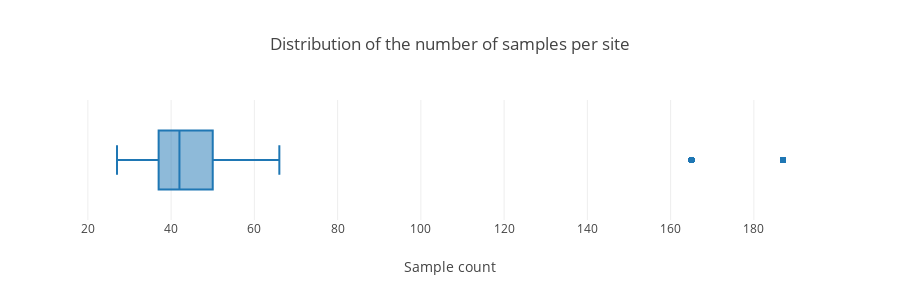

Notebook code for this chart:
### Markdown cell above
We can see big differences in the frequency of the observations. The most regularly tested sites are on the top of the chart.
The distribution of the counts is visualized below:

### Code cell
plotly_data = [
    Box(
        x=dat['SampleCount']
    )
]

layout = Layout(title="Distribution of the number of samples per site",
                xaxis=dict(title='Sample count'),
                yaxis=dict(visible=False),
                height=300
               )

fig = Figure(data=plotly_data, layout=layout)
py.iplot(fig)

### Figure 1 — Plotly figure (JSON) as saved in the notebook; plotly's stock layout.template omitted (floating-point values rounded to 4 significant figures; data arrays with more than 128 entries replaced by an {"elided": "..."} marker saying what was removed)
{"data": [{"type": "box", "x": {"elided": "3397 int values"}}], "layout": {"height": 300, "title": "Distribution of the number of samples per site", "xaxis": {"title": "Sample count"}, "yaxis": {"visible": false}}}
